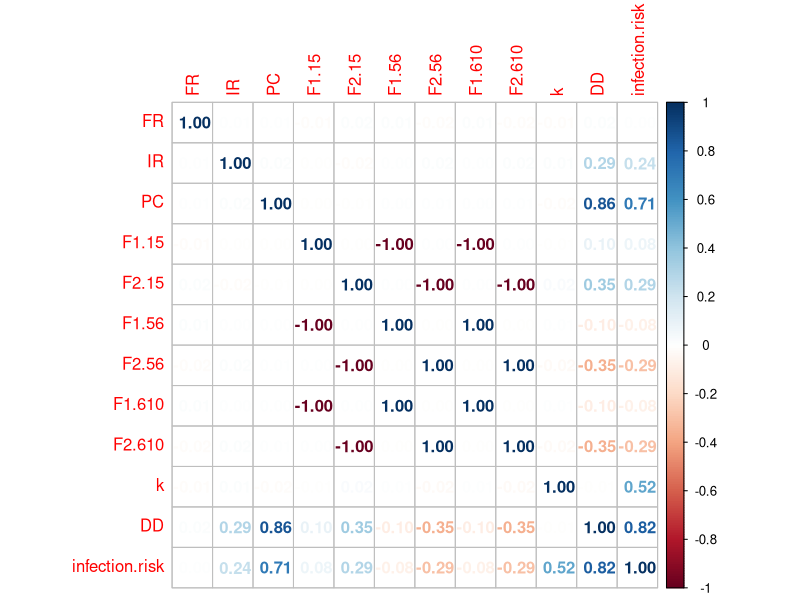
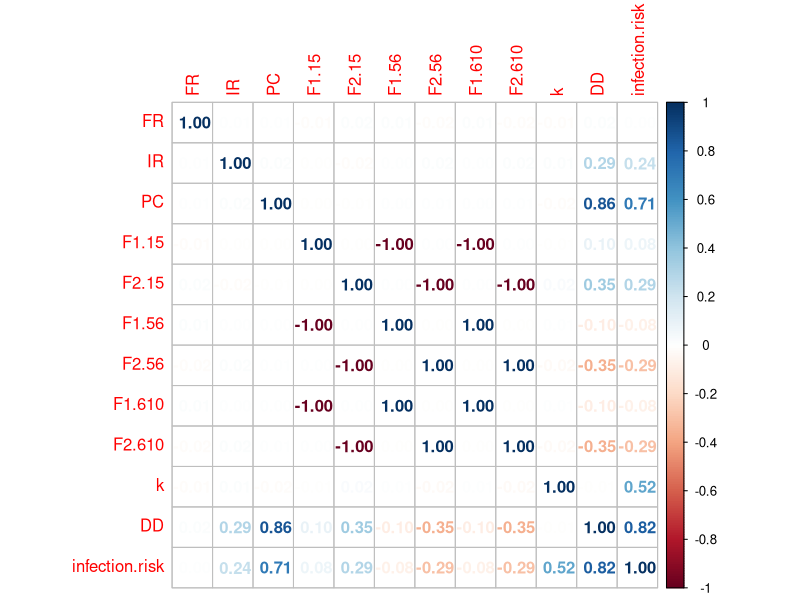
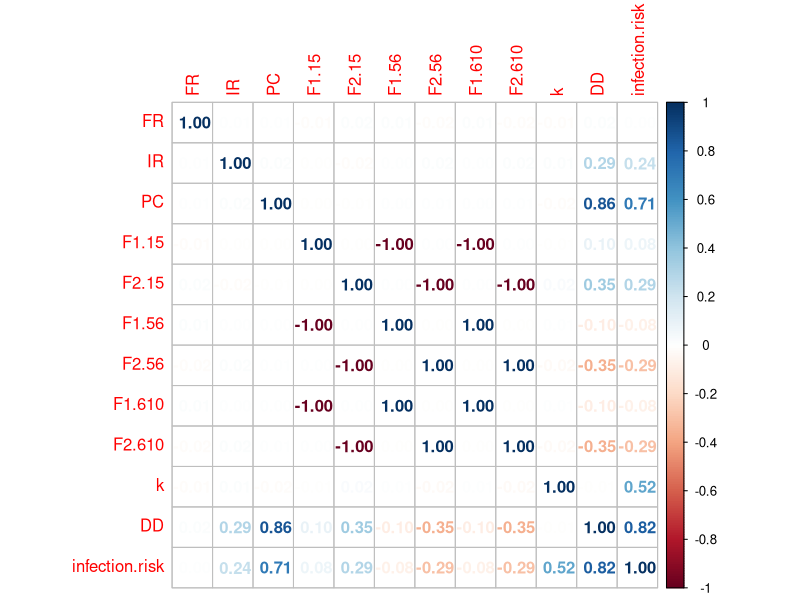
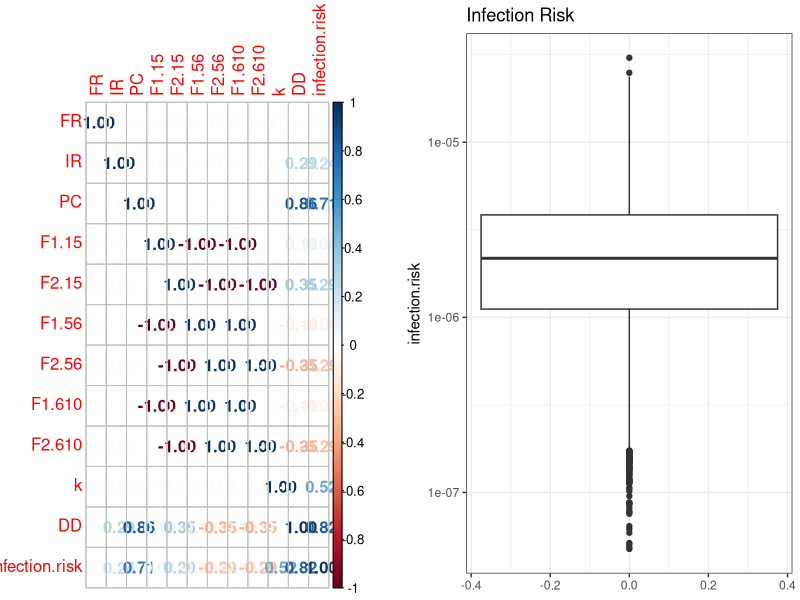
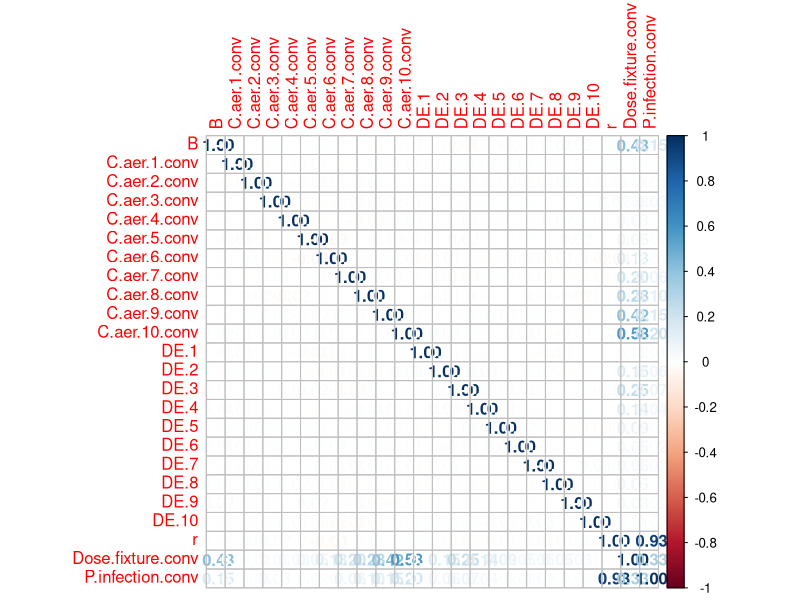
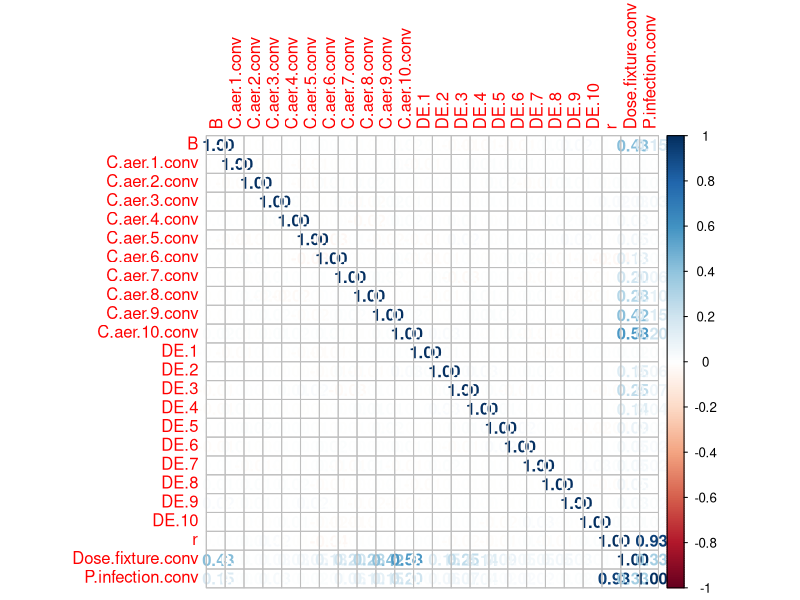
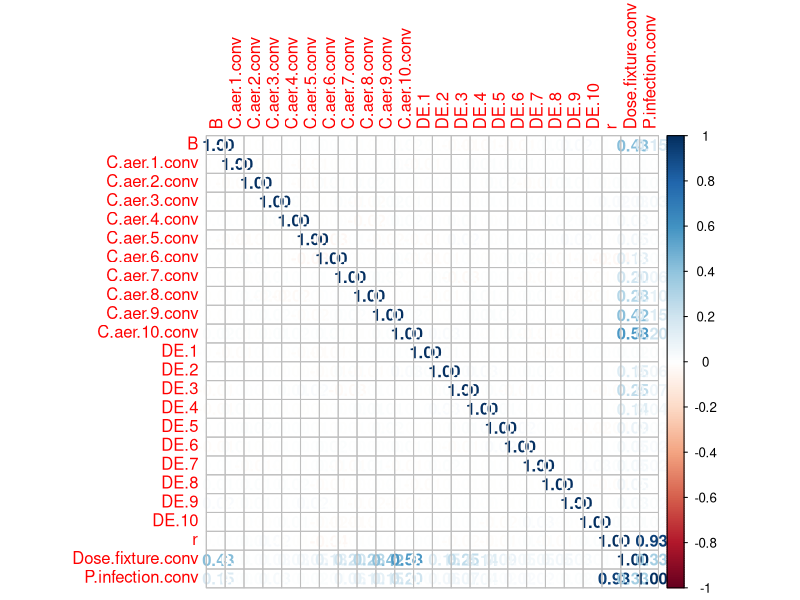
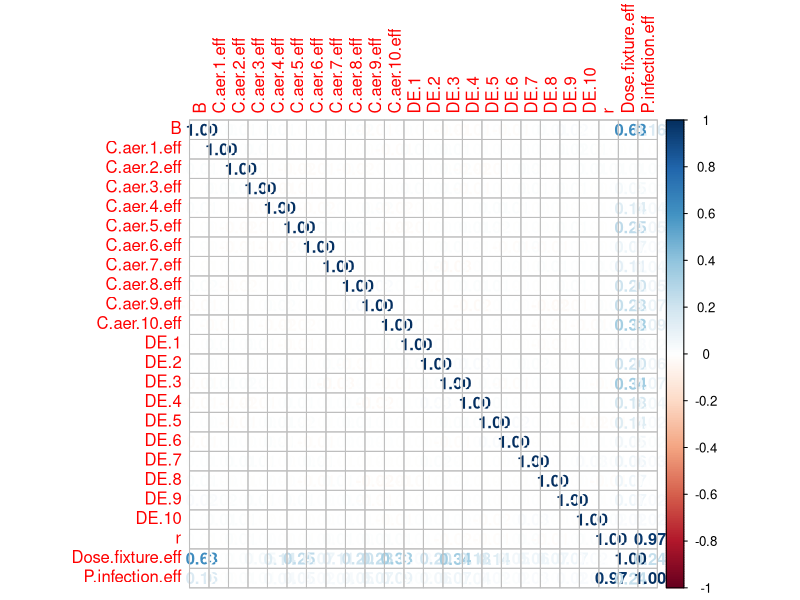

Reproduce these figures in R, in order.
# Amanda Wilson (AW)
# Environmental Health Sciences PhD student
# University of Arizona

#--------------------------Notes-----------------------------------------------------------

# 1/15/2020 - Began stochastic adjustments to Schoen & Ashbolt (2011) paper -AW



#------------------------------------------------------------------------------------------




#---------PART 1 - STOCHASTIC APPROACH TO SCHOEN & ASHBOLT (2011) MODEL--------------------



# This model is based on one discussed by Schoen & Ashbolt (2011) An in-premise model for
# Legionella exposure during showering events

schoen.ashbolt<-function(iterations,showerduration,C.water){
  
  #model function inputs
        #1-iterations
        #2-shower duration (minutes)
        #3-C.water (concentration of L. pneumophila in water - CFU/mL)
  
  #-----------model input parameters--------------------------
  
  #flow rate (L/hr)
  FR<-runif(iterations,350,370)
  #min = best estimate - 10 L/hr
  #max = best estimate + 10 L/hr
  #ARBITRARY BOUNDS RIGHT NOW
  
  #inhalation rate (m^3/hr)
  IR<-runif(iterations,0.72,1.5)
  #min = best estimate value
  #max = high value
  
  #partitioning coefficient
  PC<-runif(iterations,10^-6,1.9e-05)
  #min = low value
  #max = (Best estimate value - low value) + Best estimate value
  
  #-------aerosolizing parameters--------------------------------
  
  #----------aerosol size 1 - 5 um--------------
  
  #fraction of total aerosolized organisms in aeorosol size 1-5
  F1.15<-runif(iterations,0.75,1)
  #min = best estimate value
  #max = high value
  
  #fraction of total aerosols of size range 1-5um deposited at the alveoli
  F2.15<-runif(iterations,0.2,0.54)
  #min = best estimate value
  #max = high value
  
  #---------aerosol size 5 - 6 um---------------
  
  #fraction of total aerosolized organisms in aeorosol size 5-6
  F1.56<-(1-F1.15)*0.36
  #12% of aerosols other than 1-5
  
  #fraction of total aerosols of size range 5-6 deposited at the alveoli
  F2.56<-(1-F2.15)*0.125
  
  #--------aerosol size 6 - 10 um----------------
  
  #fraction of total aerosolized organisms in aerosol size 6-10
  F1.610<-(1-F1.15)*0.56
  
  #fraction of total aerosols of size range 6-10 deposited at the alveoli
  F2.610<-(1-F2.15)*0.0125
  
  ###########################################################
  
  #concentration of legionella in water (CFU/L)
  #c.water<-W.water/V.water #I think this equation is only needed if accounting for biofilm
  
  #exponential dose response
  k<-rlnorm(iterations,-2.93,0.49)
  #k<-5.99e-02
  #initializing vectors
  DD<-rep(0,iterations)
  infection.risk<-rep(0,iterations)
  
  C.air<-rep(0,iterations)
  V.air<-rep(0,iterations)
  exposure<-rep(0,iterations)
  exposure.char<-rep(0,iterations)
  
    #convert minutes to hour by dividing by 60
    exposure<-showerduration/60
    
    #volume of water used in shower  
    V.water<-FR*exposure
    
    V.air<-IR*exposure
    
    C.water.converted<-C.water*1000 #convert CFU/mL to CFU/L
    
    #concentration of legionella in air (CFU/m^3)
    C.air<-C.water.converted*PC
    
    #calculating deposited dose
    DD<-C.air*V.air*((F1.15*F2.15)+(F1.56*F2.56)+(F1.610*F2.610))
    
    #calculating infection risk
    infection.risk<-1-exp(-k*(DD))
    
    #saving inputs and outputs
    
    model<<-data.frame(FR=FR,IR=IR,PC=PC,F1.15=F1.15,F2.15=F2.15,F1.56=F1.56,F2.56=F2.56,F1.610=F1.610,
                       F2.610=F2.610,k=k,DD=DD,infection.risk=infection.risk)
    require(ggplot2)
    require(ggpubr)
    require(corrplot)
    require(gridExtra)
    require(grid)
    require(gridGraphics)
    
    mydata.cor=cor(model,method=c("spearman"))

    corrplot(mydata.cor,method="number")
    grid.echo()
    plot1<-grid.grab()
    #grid.draw(plot1)
    
    plot2<-ggplot(data=model)+geom_boxplot(aes(y=infection.risk))+ggtitle("Infection Risk")+
      scale_y_continuous(trans="log10")+theme_bw()
    
    windows()
    grid.arrange(plot1,plot2,nrow=1,ncol=2)
    
  }
  

schoen.ashbolt(10000,8,.1)


#--------PART 2 - HAMILTON ET AL. (2019) MODEL----------------------------------------------

# This model is based on one discussed by Hamilton et al. (2019) Risk-based critical levels
# of Legionella pneumophila for indoor water uses. Environmental Science & Technology.

# "volume of aerosols of various size diameters that are large enough to hold
# L. pneumophila bacteria but small enough to deposit at the alveoli (1 um < diameter < 10um)
# were considered" - equation 2 from paper
  

hamilton<-function(iterations,showerduration,C.water){
  
  
  #model function inputs
  #1-iterations
  #2-shower duration (minutes)
  #3-C.water (concentration of L. pneumophila in water - CFU/mL)


#truncnorm dist
require(truncnorm)

#vectors for loop

#Dose for conventional fixture
Dose.fixture.conv<-rep(0,iterations)

#Dose for water efficient fixture
Dose.fixture.eff<-rep(0,iterations)

#Breathing rate
B<-rep(0,iterations)

#Exposure time
t.shower<-rep(0,iterations)

#Concentration of legionella in water
C.leg<-rep(0,iterations)

#Probability of infection - conventional fixture
P.infection.conv<-rep(0,iterations)

#Probability of infection water efficient fixture
P.infection.eff<-rep(0,iterations)

  #Breathing rate (m^3/min)
  B<-runif(iterations,0.013,0.017)
  
  #Exposure duration (min)
  t.shower<-showerduration
  
  #Legionella concentration
  C.leg<-C.water*1000
  
  #CONVENTIONAL
  #concentration of aerosols at diameter 1-2
  C.aer.1.conv<-rlnorm(iterations,17.5,0.30)
  
  #concentration of aerosols at diameter 2-3
  C.aer.2.conv<-rlnorm(iterations,17.5,0.17)
  
  #concentration of aerosols at diameter 3-6
  C.aer.3.conv<-rlnorm(iterations,19.5,0.35)
  C.aer.4.conv<-rlnorm(iterations,19.5,0.35)
  C.aer.5.conv<-rlnorm(iterations,19.5,0.35)
  
  #concentration of aerosols at diameter 6-10
  C.aer.6.conv<-rlnorm(iterations,20,0.31)
  C.aer.7.conv<-rlnorm(iterations,20,0.31)
  C.aer.8.conv<-rlnorm(iterations,20,0.31)
  C.aer.9.conv<-rlnorm(iterations,20,0.31)
  C.aer.10.conv<-rlnorm(iterations,20,0.31)
  
  #WATER EFFICIENT
  #concentration of aerosols at diameter 1-2
  C.aer.1.eff<-rlnorm(iterations,18.1,0.57)
  #concentration of aerosols at diameter 2-3
  C.aer.2.eff<-rlnorm(iterations,17.9,0.64)
  #concentration of aerosols at diameter 3-6
  C.aer.3.eff<-rlnorm(iterations,18.7,0.52)
  C.aer.4.eff<-rlnorm(iterations,18.7,0.52)
  C.aer.5.eff<-rlnorm(iterations,18.7,0.52)
  #concentration of aerosols at diameter 6-10
  C.aer.6.eff<-rlnorm(iterations,18.3,0.14)
  C.aer.7.eff<-rlnorm(iterations,18.3,0.14)
  C.aer.8.eff<-rlnorm(iterations,18.3,0.14)
  C.aer.8.eff<-rlnorm(iterations,18.3,0.14)
  C.aer.8.eff<-rlnorm(iterations,18.3,0.14)
  C.aer.9.eff<-rlnorm(iterations,18.3,0.14)
  C.aer.10.eff<-rlnorm(iterations,18.3,0.14)
  
  #deposition efficiencies
  DE.1<-runif(iterations,0.23,0.25)
  DE.2<-runif(iterations,0.40,0.53)
  DE.3<-runif(iterations,0.36,0.62)
  DE.4<-runif(iterations,0.29,0.61)
  DE.5<-runif(iterations,0.19,0.52)
  DE.6<-runif(iterations,0.10,0.4)
  DE.7<-runif(iterations,0.06,0.29)
  DE.8<-runif(iterations,0.03,0.19)
  DE.9<-runif(iterations,0.01,0.12)
  DE.10<-runif(iterations,0.01,0.06)
  
  #percent aerosolized
  F.1<-17.50
  F.2<-16.39
  F.3<-15.56
  F.4<-6.67
  F.5<-3.89
  F.6<-2.50
  F.7<-2.78
  F.8<-5.00
  F.9<-5.28
  F.10<-3.89
  
  #volume of aerosol for size bin i
  V.1<-(4/3)*pi*(1*10^(-6)/2)^3
  V.2<-(4/3)*pi*(2*10^(-6)/2)^3
  V.3<-(4/3)*pi*(3*10^(-6)/2)^3
  V.4<-(4/3)*pi*(4*10^(-6)/2)^3
  V.5<-(4/3)*pi*(5*10^(-6)/2)^3
  V.6<-(4/3)*pi*(6*10^(-6)/2)^3
  V.7<-(4/3)*pi*(7*10^(-6)/2)^3
  V.8<-(4/3)*pi*(8*10^(-6)/2)^3
  V.9<-(4/3)*pi*(9*10^(-6)/2)^3
  V.10<-(4/3)*pi*(10*10^(-6)/2)^3
  
  #conventional
  part1.conv<-(C.aer.1.conv*V.1)+(C.aer.2.conv*V.2)+(C.aer.3.conv*V.3)+
              (C.aer.4.conv*V.4)+(C.aer.5.conv*V.5)+(C.aer.6.conv*V.6)+
              (C.aer.7.conv*V.7)+(C.aer.8.conv*V.8)+(C.aer.9.conv*V.9)+
              (C.aer.10.conv*V.10)
  
  #efficient
  part1.eff<-(C.aer.1.eff*V.1)+(C.aer.2.eff*V.2)+(C.aer.3.eff*V.3)+
             (C.aer.4.eff*V.4)+(C.aer.5.eff*V.5)+(C.aer.6.eff*V.6)+
             (C.aer.7.eff*V.7)+(C.aer.8.eff*V.8)+(C.aer.9.eff*V.9)+
             (C.aer.10.eff*V.10)
  
  part2<-(F.1*DE.1)+(F.2*DE.2)+(F.3*DE.3)+(F.4*DE.4)+(F.5*DE.5)+
              (F.6*DE.6)+(F.7*DE.7)+(F.8*DE.8)+(F.9*DE.9)+(F.10*DE.10)
  
  
  #Dose (conventional fixture)
  Dose.fixture.conv<-C.leg*B*t.shower*part1.conv*part2
  
  #Dose (water efficient fixture)
  Dose.fixture.eff<-C.leg*B*t.shower*part1.eff*part2
  
  #Dose response parameter
  r<-rlnorm(iterations,-2.93,0.49)
  
  P.infection.conv<-1-exp(-r*Dose.fixture.conv)
  
  P.infection.eff<-1-exp(-r*Dose.fixture.eff)
  
  model.conv<<-data.frame(B=B,C.aer.1.conv,C.aer.2.conv,C.aer.3.conv,C.aer.4.conv,C.aer.5.conv,
                          C.aer.6.conv,C.aer.7.conv,C.aer.8.conv,C.aer.9.conv,C.aer.10.conv,DE.1,
                          DE.2,DE.3,DE.4,DE.5,DE.6,DE.7,DE.8,DE.9,DE.10,r,Dose.fixture.conv,
                          P.infection.conv)
  
  model.eff<<-data.frame(B=B,C.aer.1.eff,C.aer.2.eff,C.aer.3.eff,C.aer.4.eff,C.aer.5.eff,
                         C.aer.6.eff,C.aer.7.eff,C.aer.8.eff,C.aer.9.eff,C.aer.10.eff,DE.1,
                         DE.2,DE.3,DE.4,DE.5,DE.6,DE.7,DE.8,DE.9,DE.10,r,Dose.fixture.eff,
                         P.infection.eff)
  require(ggplot2)
  require(ggpubr)
  require(corrplot)
  require(gridExtra)
  require(grid)
  require(gridGraphics)
  
  mydata.cor.conv=cor(model.conv,method=c("spearman"))
  corrplot(mydata.cor.conv,method="number")
  grid.echo()
  plot1.conv<-grid.grab()
  #grid.draw(plot1)
  
  mydata.cor.eff=cor(model.eff,method=c("spearman"))
  corrplot(mydata.cor.eff,method="number")
  grid.echo()
  plot1.eff<-grid.grab()
  
  combinedinfection<-data.frame(infectionrisk=c(P.infection.eff,P.infection.conv),
                                type=c(rep("Water Efficient",iterations),rep("Conventional",iterations)))
  
    ggplot(data=combinedinfection)+geom_boxplot(aes(y=infectionrisk,x=type,group=type))+
    scale_y_continuous(trans="log10",name="Infection Risk")+theme_bw()+scale_x_discrete(name="Shower Type")

  }

hamilton(10000,8,.1)

#comparison

comparison<-function(iterations,showerduration,C.water){
  schoen.ashbolt(iterations,showerduration,C.water)
  hamilton(iterations,showerduration,C.water)
  
  infectionrisk.all<-c(model$infection.risk,model.conv$P.infection.conv,model.eff$P.infection.eff)
  infectionrisk.all<-c(infectionrisk.all,infectionrisk.all)
  model<-c(rep("Schoen & Ashbolt",iterations),rep("Hamilton",iterations*2),rep("Combined",iterations*3))
  showertype<-c(rep("conventional or unspecified",iterations*2),rep("water efficient",iterations),rep("combined",iterations*3))
  
  frameall<<-data.frame(infection.risk=infectionrisk.all,model=model,showertype=showertype)
  
  windows()
  ggplot(data=frameall)+geom_violin(aes(x=model,y=infectionrisk.all,colour=showertype),draw_quantiles = c(0.25,0.5,0.75))+scale_y_continuous(trans="log10",name="Infection Risk")+
  scale_x_discrete(name="Model Source")+scale_colour_discrete(name="Shower Type")+theme_pubr()
}

comparison(10000,8,.1)

A<-ggplot(frameall)+geom_density(aes(x=infection.risk,group=model,fill=model),alpha=0.3)+scale_x_continuous(trans="log10")
B<-ggplot(frameall)+geom_density(aes(x=infection.risk,group=showertype,fill=showertype),alpha=0.3)+scale_x_continuous(trans="log10")

ggarrange(A,B)

ggplot(frameall)+geom_density(aes(x=infection.risk,group=interaction(showertype,model),fill=interaction(showertype,model)),alpha=0.3)+scale_x_continuous(trans="log10")
